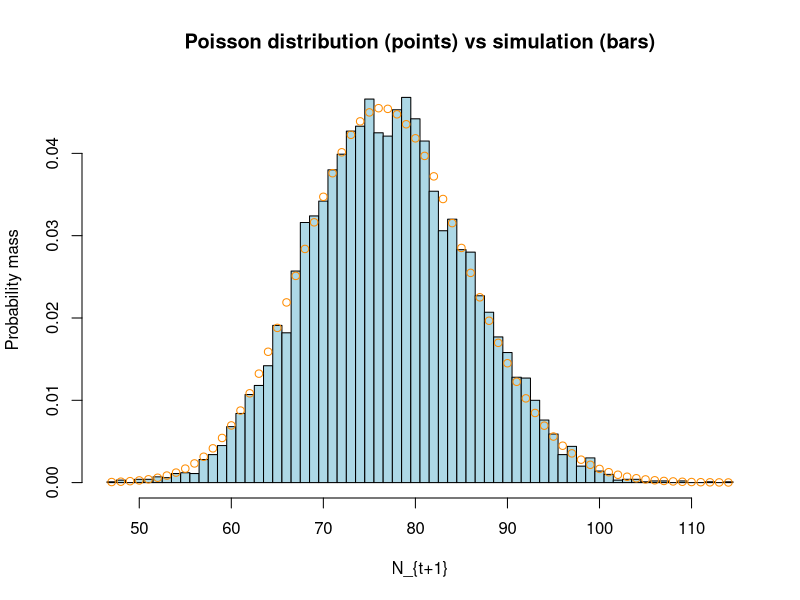
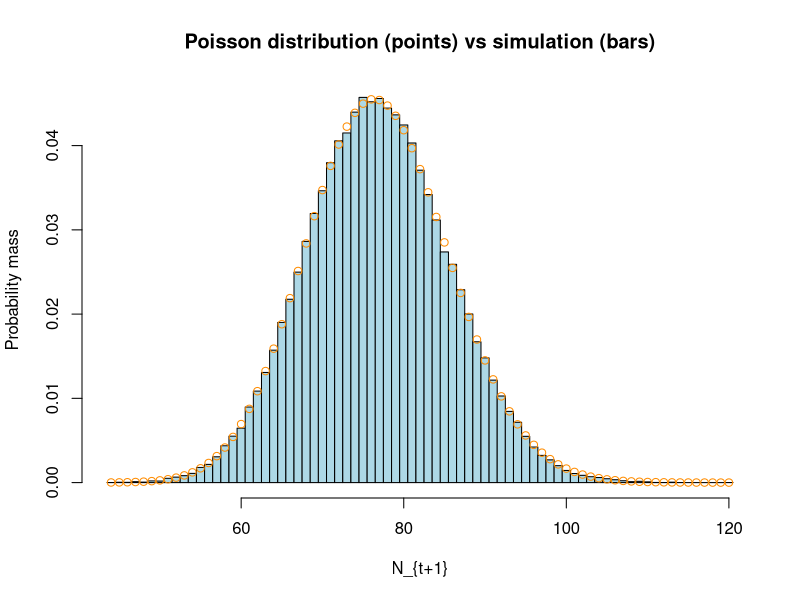
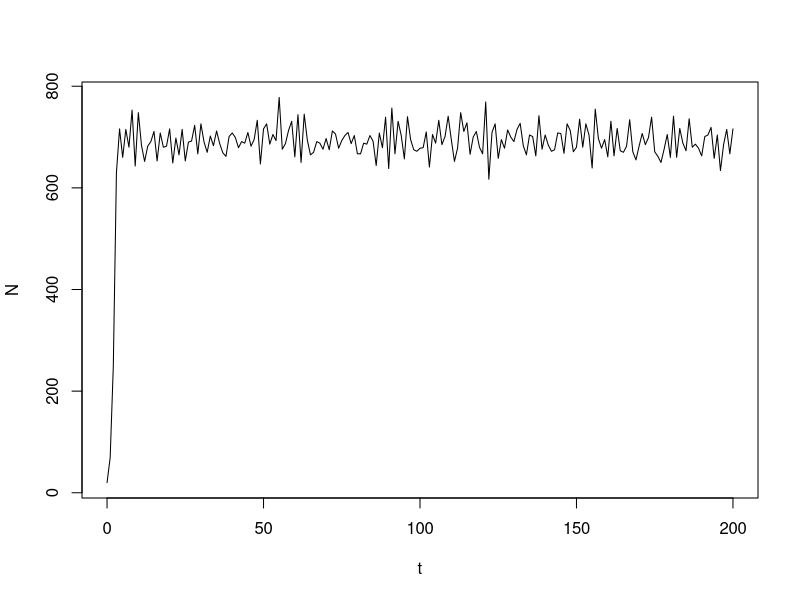

The R source for these figures, in order:
# Stochastic Ricker model
# Assumptions: fish lay eggs at the start, adults cannabilize eggs

# Individual perspective

# IBM algorithm

# Individual i gives birth to eggs (Poisson)

birth_ind_i <- function(beta) {
    B <- rpois(1, beta)
    return(B)
}

eggs_i <- birth_ind_i(5)

# Eggs survive cannibalism (Bernoulli) and intrinsic mortality (Bernoulli)

# Each egg is eaten with probability 1 - exp(-alpha* Nt) or dies with
# probability m

egg_surv <- function(eggs, m, alpha, N) {

    surviving_eggs <- 0
    for ( egg in 1:eggs ) {
        survive <- TRUE
        # cannibalized?
        if ( rbinom(1, 1, (1 - exp(-alpha * N)) ) ) {
            survive <- FALSE
        }
        # intrinsic death?
        if ( rbinom(1, 1, m ) ) {
            survive <- FALSE
        }
        # record surviving egg
        if ( survive ) {
            surviving_eggs <- surviving_eggs + 1
        }
    }
    return(surviving_eggs)
}

# Scaling up from individual to population (sum over individuals)

Ricker_IBM <- function(Nt, beta, m, alpha) {

    Ntp1 <- 0
    # for each adult
    for ( i in seq_len(Nt) ) {
        eggs_i <- birth_ind_i(beta)
        surv_offspring <- egg_surv(eggs_i, m, alpha, Nt)
        Ntp1 <- Ntp1 + surv_offspring
    }
    return(Ntp1)
}

Nt <- 20
beta <- 5
m <- 0.2
alpha <- 0.002

Ntp1 <- Ricker_IBM(Nt, beta, m, alpha)


# Simulation study 1 (full IBM)

set.seed(55157)

sims <- 10000
Nt <- 20
beta <- 5
m <- 0.2
alpha <- 0.002

Ntp1 <- rep(NA, sims)
for ( i in 1:sims) {
    Ntp1[i] <- Ricker_IBM(Nt, beta, m, alpha)
}

# Distribution (PMF) of Ntp1
hist(Ntp1, breaks=seq(min(Ntp1)-0.5, max(Ntp1)+0.5, by=1),
    probability=TRUE, col="lightblue", xlab="N_{t+1}",
    ylab="Probability mass", main="")

# Add theoretical PMF (Poisson) to plot
X <- min(Ntp1):max(Ntp1)
pmf <- dpois(X, Nt * beta * (1 - m) * exp(-alpha * Nt))
points(X, pmf, col="darkorange")
title("Poisson distribution (points) vs simulation (bars)")


# Simulation study 2 (equivalent vectorized model)

# Simplified vectorized version

Ricker_Poisson <- function(Nt, beta, m, alpha){
    # Births
    births <- rpois( length(Nt), Nt * beta )
    # Density dependent and density independent survival
    survivors <- rbinom( length(Nt), births, (1 - m) * exp( -1 * alpha * Nt ) )
    return(survivors)
}


set.seed(3098)

sims <- 100000
Nt <- 20
beta <- 5
m <- 0.2
alpha <- 0.002

Ntp1 <- rep(NA, sims)
for ( i in 1:sims) {
    Ntp1[i] <- Ricker_Poisson(Nt, beta, m, alpha)
}


# Distribution (PMF) of Ntp1
hist(Ntp1, breaks=seq(min(Ntp1)-0.5, max(Ntp1)+0.5, by=1),
    probability=TRUE, col="lightblue", xlab="N_{t+1}",
    ylab="Probability mass", main="")

# Add theoretical PMF to plot
X <- min(Ntp1):max(Ntp1)
pmf <- dpois(X, Nt * beta * (1 - m) * exp(-alpha * Nt))
points(X, pmf, col="darkorange")
title("Poisson distribution (points) vs simulation (bars)")


#Simulate one time series
N_0 <- 20
beta <- 5
m <- 0.2
alpha <- 0.002

t <- 0:200
N <- t * NA
N[1] <- N_0
for (i in 1:max(t)) {
    N[i+1] <- Ricker_Poisson(N[i], beta, m, alpha)
}
plot(t, N, type="l")
